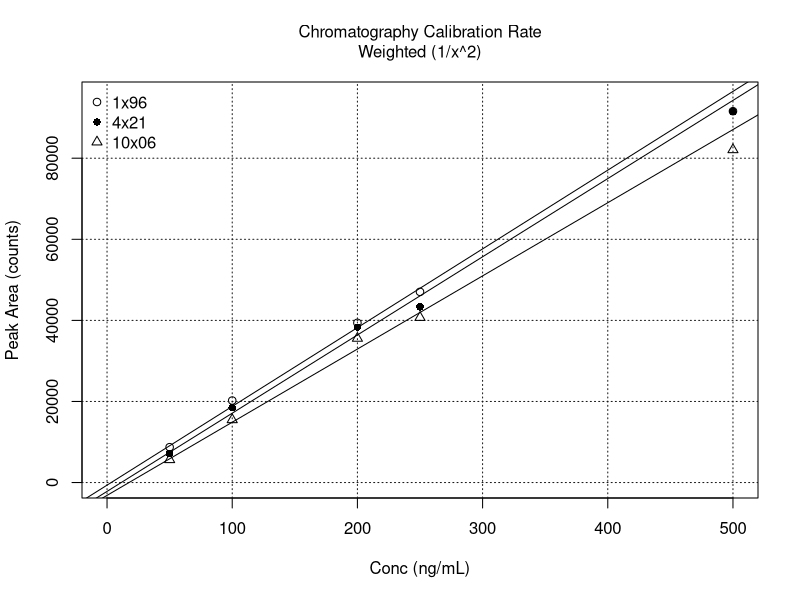

Write the R code that produced this figure.
# Chromatogram Calibration Peak Rates.R
#   User functions called: none
# Author: Fred Lytle
# Last edit: 10/07/2022
rm(list=ls())

# user supplied input
weight <- '1/x^2'# choices: 'none','var','1/x^2'

# data generated by chromatogram_peak_rates.R
# Note: the avg-values are the average of four replicate peak areas
#   the sd-values are the stdev of the mean via propagated replicate variance
conc <- c(50,100,200,250,500)
avg96 <- c(8728,20228,39399,47041,91600)
avg21 <- c(7155,18447,38298,43333,91451)
avg06 <- c(5645,15495,35574,40717,82086)
sd96 <- c(129.8,193.7,360.2,429.8,790.3)
sd21 <- c(93.10,211.3,376.0,393.7,685.6)
sd06 <- c(104.5,186.3,356.5,361.7,643.8)

# calculate the least-squares weights
if(weight == 'none'){
  weights96 <- weights21 <- weights06 <- rep(1,length(conc))
}else if(weight == 'var'){
  weights96 <- c(1/sd96[1]^2,1/sd96[2]^2,1/sd96[3]^2,1/sd96[4]^2,
                 1/sd96[5]^2)
  weights21 <- c(1/sd21[1]^2,1/sd21[2]^2,1/sd21[3]^2,1/sd21[4]^2,
                 1/sd21[5]^2)
  weights06 <- c(1/sd06[1]^2,1/sd06[2]^2,1/sd06[3]^2,1/sd06[4]^2,
                 1/sd06[5]^2)
}else{
  weights96 <- weights21 <- weights06 <- 1/conc^2
}

# generate the main graph
title <- 'Chromatography Calibration Rate'
if(weight=='1/x^2'){title <- paste0(title,'\nWeighted (1/x^2)')
}else if(weight == 'none'){title <- paste0(title,'\nUnweighted')
}else{title <- paste0(title,' Weighted 1/var')}
plot(conc,avg96,xlim=c(0,500),ylim=c(-10,95000),
     xlab='Conc (ng/mL)',ylab='Peak Area (counts)',
     main=title,font.main=1,cex.main=1)
grid(col='gray10')
points(conc,avg21,pch=16)
points(conc,avg06,pch=2)
legend('topleft',c('1x96','4x21','10x06'),pch=c(1,16,2),bty='n')

# perform the least-squares fits, errors, and covariance
fit96 <- lm(avg96~conc,weights=weights96)
coef96 <- summary(fit96)$coef[,1]
error96 <- summary(fit96)$coef[,2]
cov96 <- summary(fit96)$cov[1,2]*summary(fit96)$sigma^2
fit21 <- lm(avg21~conc,weights=weights21)
coef21 <- summary(fit21)$coef[,1]
error21 <- summary(fit21)$coef[,2]
cov21 <- summary(fit21)$cov[1,2]*summary(fit21)$sigma^2
fit06 <- lm(avg06~conc,weights=weights06)
coef06 <- summary(fit06)$coef[,1]
error06 <- summary(fit06)$coef[,2]
cov06 <- summary(fit06)$cov[1,2]*summary(fit06)$sigma^2

# add regression lines to th emain graph
abline(fit96)
abline(fit21)
abline(fit06)

# print the results
{
  cat(title,
      '\nDwell Time:\t\t  Value     Error      Covar',
      '\n\t96 Intercept:\t',coef96[1],'; ',error96[1],'; ',cov96,
      '\n\t96 Slope:\t',coef96[2],'; ',error96[2],
      '\n\t21 Intercept:\t',coef21[1],'; ',error21[1],'; ',cov21,
      '\n\t21 Slope:\t',coef21[2],'; ',error21[2],
      '\n\t06 Intercept:\t',coef06[1],'; ',error06[1],'; ',cov06,
      '\n\t06 Slope:\t',coef06[2],';  ',error06[2],'\n')
  
  cat('\nRate Slope Ratios:\t',
      c(coef96[2],coef21[2],coef06[2])/coef96[2])
}
